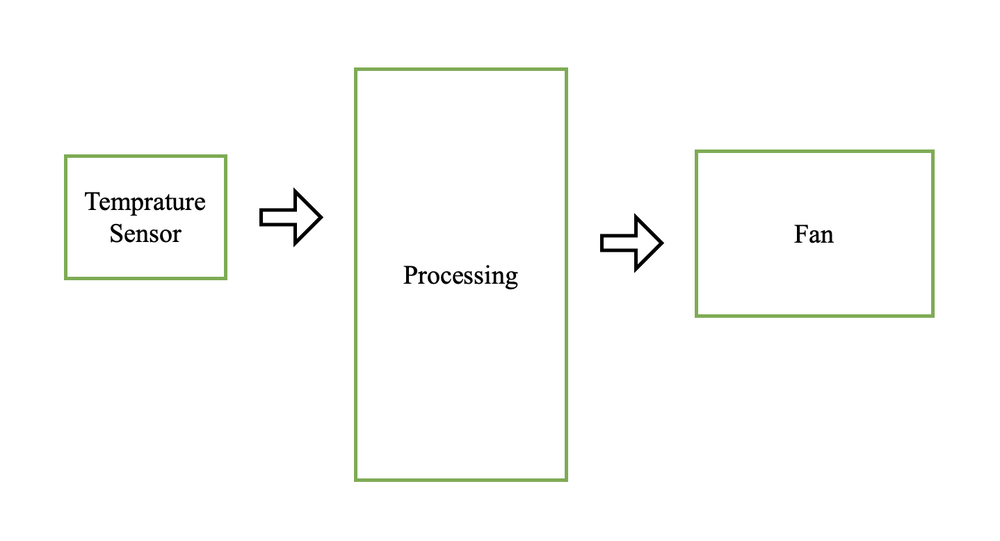
#> input picture image/test_diagram4.png, 1000 x 541 px, shrunk from 1438 x 778 before the run
$ python python_arrow_detect.py
#> lines starting #> are read from the running program, lines starting #| are printed output that depends on the picture; after the words box and inside, x2 and y2 are one past the last pixel; in counts of white or black regions, pixels touching at a corner belong together
import cv2
import numpy as np
import math
from sys import stdin
import requests, json
import os


def preprocess(img):
    img_gray = cv2.cvtColor(img, cv2.COLOR_BGR2GRAY)

    img_blur = cv2.GaussianBlur(img_gray, (5, 5), 1)
    # cv2.imshow("img_blur", img_blur)
    # cv2.waitKey(0)

    img_canny = cv2.Canny(img_blur, 50, 50)
    # cv2.imshow("img_canny", img_canny)
    # cv2.waitKey(0)

    kernel = np.ones((3, 3))
    img_dilate = cv2.dilate(img_canny, kernel, iterations=2)
    img_erode = cv2.erode(img_dilate, kernel, iterations=2)
    cv2.imshow("img_erode", img_erode)
    cv2.waitKey(0)

    return img_erode

# 중심점이 비슷한 사각형 합치기
def merge_contours_by_center_with_vertex_preference(contours, distance_threshold=10):
    merged_contours = []
    used = [False] * len(contours)

    for i, cnt1 in enumerate(contours):
        if used[i]:
            continue

        x1, y1, w1, h1 = cv2.boundingRect(cnt1)
        center1 = (x1 + w1 // 2, y1 + h1 // 2)

        # 기본적으로 현재 컨투어를 유지
        best_contour = cnt1
        best_vertices = len(cnt1)

        for j, cnt2 in enumerate(contours):
            if i == j or used[j]:
                continue

            x2, y2, w2, h2 = cv2.boundingRect(cnt2)
            center2 = (x2 + w2 // 2, y2 + h2 // 2)

            # 두 중심점 사이의 거리가 threshold보다 작으면 비교
            dist = np.linalg.norm(np.array(center1) - np.array(center2))
            if dist < distance_threshold:
                vertices_cnt2 = len(cnt2)

                # 꼭짓점이 더 많은 컨투어를 선택
                if vertices_cnt2 > best_vertices:
                    best_contour = cnt2
                    best_vertices = vertices_cnt2

                used[j] = True

        merged_contours.append(best_contour)
        used[i] = True

    return merged_contours

# 중심점 기반 사각형 병합 및 필터링
def filter_inner_contours(contours, min_area_threshold=100):
    filtered_contours = []

    for i, cnt1 in enumerate(contours):
        keep = True
        x1, y1, w1, h1 = cv2.boundingRect(cnt1)
        center1 = (x1 + w1//2, y1 + h1//2)

        for j, cnt2 in enumerate(contours):
            if i == j:
                continue
            x2, y2, w2, h2 = cv2.boundingRect(cnt2)

            # 작은 사각형이 큰 사각형 내부에 있는지 확인
            if x2 < center1[0] < x2 + w2 and y2 < center1[1] < y2 + h2:
                if cv2.contourArea(cnt1) < min_area_threshold:
                    keep = False
                break

        if keep:
            filtered_contours.append(cnt1)

    return filtered_contours

def filter_large_contours(contours, img_shape, max_area_ratio=0.9):
    filtered_contours = []
    img_area = img_shape[0] * img_shape[1]  # 이미지의 총 면적

    for cnt in contours:
        contour_area = cv2.contourArea(cnt)
        if contour_area < img_area * max_area_ratio:
            filtered_contours.append(cnt)

    return filtered_contours

def is_inside(x1, y1, w1, h1, x2, y2, w2, h2):
    # (x1, y1, w1, h1)가 (x2, y2, w2, h2) 내부에 있는지 확인
    return x2 < x1 < x2 + w2 and y2 < y1 < y2 + h2 and x2 < x1 + w1 < x2 + w2 and y2 < y1 + h1 < y2 + h2


def find_tip(points, convex_hull):
    length = len(points) #모든 꼭짓점 갯수(화살표의 경우 6 or 7)
    print("number of vertices = %d" % length)
    #print(points)
    indices = np.setdiff1d(range(length), convex_hull)
    #첫번째 배열 x로 부터 두번째 배열 y를 뺀 차집합을 반환
    #print(convex_hull)
    #print(indices)
    for i in range(2):
        j = indices[i] + 2
        #print("j : %d" % j)
        if j > length - 1:
            j = length - j
        if np.all(points[j] == points[indices[i - 1] - 2]):
            #print(j)
            return j


def find_endpoint(points, convex_hull, tip): #points는 화살표의 모든 꼭짓점 리스트
    length = len(points) #모든 꼭짓점 갯수
    #if length == 7:
    temp = tip+3
    if temp > length-1:
        return tuple(points[temp-length])
    return tuple(points[temp])


def cal_distance(arrow_point, rec_point):
    ax = arrow_point[0]
    ay = arrow_point[1]
    rx = rec_point[0]
    ry = rec_point[1]

    result = math.sqrt( math.pow(ax - rx, 2) + math.pow(ay - ry, 2))
    return result

# [11 lines left out: function arrow_startTo_rec, not called in this run]


#화살표의 시작점
#rec_center를 사용해야 마름모도 정확히 감지 가능
def detect_nearest_box_start(arrow_coordinate, arrow_vector, rec_list):
    temp_list = []
    abs_x = abs(arrow_vector[0])
    abs_y = abs(arrow_vector[1])
    #print("abs X : %d, abs Y : %d" % (abs_x, abs_y))
    if abs_x < abs_y:
        #수직방향
        if arrow_vector[1] > 0:
            #아래쪽 방향
            for rec1 in rec_list:
                if rec1[1] >= arrow_coordinate[1]:
                    #화살표의 y좌표값보다 사각형 센터의 y좌표값이 큰 경우만
                    temp_val = cal_distance(arrow_coordinate, rec1)
                    temp_list.append([temp_val, rec1[2]])
        else:
            #위쪽 방향
            for rec1 in rec_list:
                if rec1[1] <= arrow_coordinate[1]:
                    #화살표의 y좌표값보다 사각형 센터의 y좌표값이 작은 경우만
                    temp_val = cal_distance(arrow_coordinate, rec1)
                    temp_list.append([temp_val, rec1[2]])
    else:
        #수평방향
        if arrow_vector[0] > 0:
            # --> 방향
            for rec2 in rec_list:
                if rec2[0] >= arrow_coordinate[0]:
                    #화살표의 x좌표값보다 사각형 센터의 x좌표값이 큰 경우만
                    print(rec2[2])
                    temp_val = cal_distance(arrow_coordinate, rec2)
                    temp_list.append([temp_val, rec2[2]])
        else:
            # <-- 방향
            for rec2 in rec_list:
                if rec2[0] <= arrow_coordinate[0]:
                    #화살표의 x좌표값보다 사각형 센터의 x좌표값이 작은 경우만
                    print(rec2[2])
                    temp_val = cal_distance(arrow_coordinate, rec2)
                    temp_list.append([temp_val, rec2[2]])

    temp_list.sort()

    return temp_list[0][1] #가장 거리가 가까운 사각형의 인덱스

def detect_nearest_box_end(arrow_coordinate, arrow_vector, rec_list):
    temp_list = []
    abs_x = abs(arrow_vector[0])
    abs_y = abs(arrow_vector[1])
    print("abs X : %d, abs Y : %d" % (abs_x, abs_y))
    if abs_x < abs_y:
        #수직방향
        print("수직")
        if arrow_vector[1] > 0:
            #아래쪽 방향
            for rec1 in rec_list:
                if rec1[1] <= arrow_coordinate[1]:
                    #화살표의 y좌표값보다 사각형 센터의 y좌표값이 작은 경우만
                    temp_val = cal_distance(arrow_coordinate, rec1)
                    temp_list.append([temp_val, rec1[2]])
        else:
            #위쪽 방향
            for rec1 in rec_list:
                if rec1[1] >= arrow_coordinate[1]:
                    #화살표의 y좌표값보다 사각형 센터의 y좌표값이 큰 경우만
                    temp_val = cal_distance(arrow_coordinate, rec1)
                    temp_list.append([temp_val, rec1[2]])
    else:
        #수평방향
        print("수평")
        if arrow_vector[0] > 0:
            # --> 방향
            for rec2 in rec_list:
                if rec2[0] <= arrow_coordinate[0]:
                    #화살표의 x좌표값보다 사각형 센터의 x좌표값이 작은 경우만
                    print(rec2[2])
                    temp_val = cal_distance(arrow_coordinate, rec2)
                    temp_list.append([temp_val, rec2[2]])
        else:
            # <-- 방향
            for rec2 in rec_list:
                if rec2[0] >= arrow_coordinate[0]:
                    #화살표의 x좌표값보다 사각형 센터의 x좌표값이 큰 경우만
                    print(rec2[2])
                    temp_val = cal_distance(arrow_coordinate, rec2)
                    temp_list.append([temp_val, rec2[2]])

    print(arrow_coordinate)
    print(temp_list)
    temp_list.sort()
    print(temp_list[0][1])
    return temp_list[0][1] #가장 거리가 가까운 사각형의 인덱스


def draw_rec_by_idx(idx, rec_list, img):
    #idx는 rec의 인덱스
    cv2.rectangle(img, (rec_list[idx*4][0], rec_list[idx*4][1]), (
    rec_list[idx*4+3][0], rec_list[idx*4+3][1]), (255, 255, 0), 5)


# [6 lines left out: function download_image, not called in this run]


# URL로 이미지 파일 다운로드
# image_data = download_image("https://firebasestorage.googleapis.com/v0/b/diagramproject-f4e78.appspot.com/o/cropped_image__4654.png?alt=media&token=d388a758-4f2d-45a1-a889-ac8098a7ec3a")
# nparr = np.frombuffer(image_data, np.uint8)
# img = cv2.imdecode(nparr, cv2.IMREAD_COLOR)

# 로컬 폴더에서 이미지 파일을 읽어오기
img = cv2.imread("./image/test_diagram4.png")  # 이미지 파일 경로를 지정하세요.
#> img is the input picture: shape (541, 1000, 3); mean B, G, R 250.5, 251.9, 251.2
if img is None:
    raise Exception("이미지를 로드할 수 없습니다. 경로를 확인하세요.")


contours, hierarchy = cv2.findContours(preprocess(img), cv2.RETR_LIST, cv2.CHAIN_APPROX_NONE)
#> in preprocess, `img_gray = cv2.cvtColor(img, cv2.COLOR_BGR2GRAY)`:
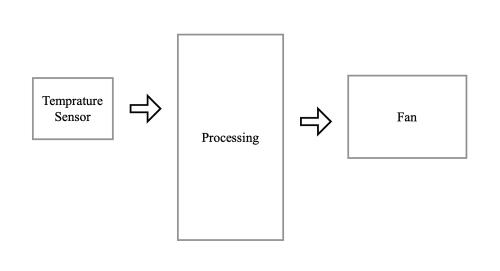
#> img_gray: shape (541, 1000) (shown at 1/2 size); min 0, max 255, mean 251.5
#> in preprocess, `img_canny = cv2.Canny(img_blur, 50, 50)`:
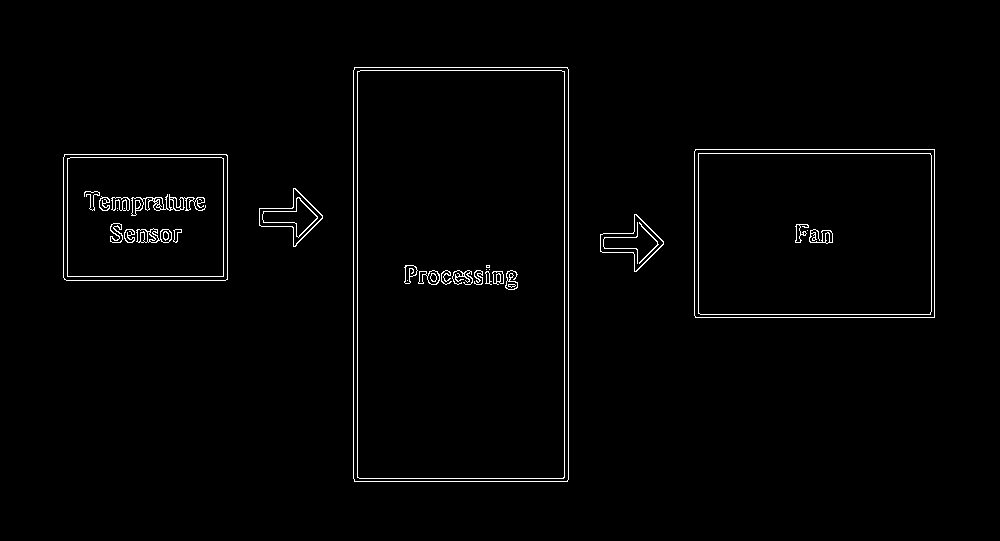
#> img_canny: shape (541, 1000); 1.5% white in thin lines or dots, all inside (x1, y1, x2, y2) = (63, 67, 935, 482)
#> in preprocess, `img_dilate = cv2.dilate(img_canny, kernel, iterations=2)`:
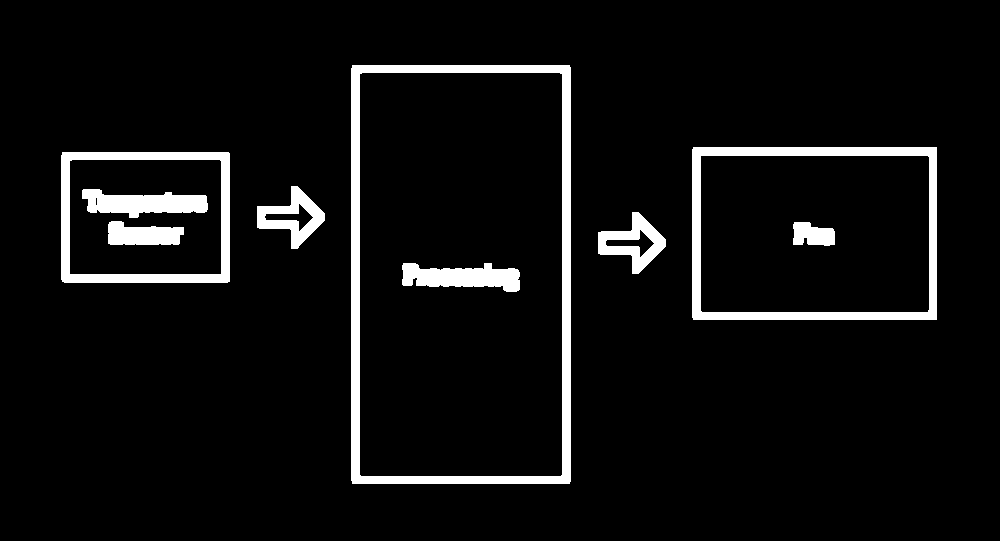
#> img_dilate: shape (541, 1000); 6.1% white; 9 white regions, largest, box (x1, y1, x2, y2) and area: (351, 65, 571, 484) 10770, (692, 147, 937, 320) 6817, (61, 152, 230, 283) 4917
#> in preprocess, `img_erode = cv2.erode(img_dilate, kernel, iterations=2)`:
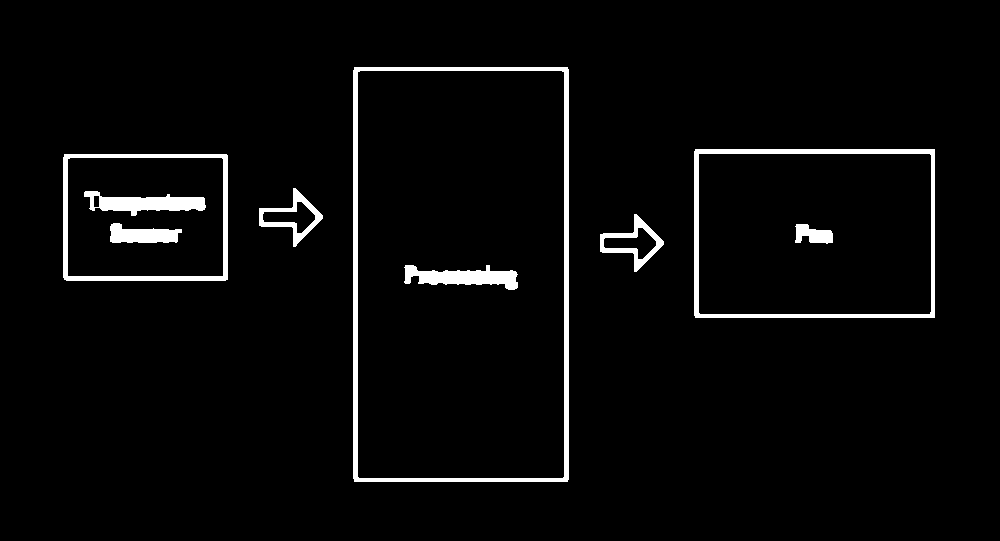
#> img_erode: shape (541, 1000); 3.4% white; 9 white regions
#> contours = 15 contours; largest, box (x1, y1, x2, y2) and area: (353, 67, 569, 482) 89002, (357, 70, 565, 479) 84446, (694, 149, 935, 318) 40317, (698, 153, 932, 315) 37506, (63, 154, 228, 281) 20656
#밑에껀 컨투어의 꼭짓점 좌표만

# 컨투어 병합 적용
contours = filter_inner_contours(contours, min_area_threshold=500)
#> the loop in filter_inner_contours, `for i, cnt1 in enumerate(contours):` made 15 passes
#> (x1, y1, w1, h1, center1) on passes 1 to 8: (404, 265, 114, 25, (461, 277)), (603, 227, 54, 33, (630, 243)), (795, 224, 38, 20, (814, 234)), (110, 223, 72, 20, (146, 233)), (600, 214, 64, 58, (632, 243)), (262, 201, 54, 33, (289, 217)), (93, 195, 7, 13, (96, 201)), (84, 191, 122, 25, (145, 203))
#> after the loop in filter_inner_contours, `for i, cnt1 in enumerate(contours):`: filtered_contours = 13 contours; largest, box (x1, y1, x2, y2) and area: (353, 67, 569, 482) 89002, (357, 70, 565, 479) 84446, (694, 149, 935, 318) 40317, (698, 153, 932, 315) 37506, (63, 154, 228, 281) 20656
#> contours has the same summary as filtered_contours in filter_inner_contours
# 중심점이 가까운 컨투어 병합
contours = merge_contours_by_center_with_vertex_preference(contours, distance_threshold=10)
#> in merge_contours_by_center_with_vertex_preference, `used = [False] * len(contours)`: used = [False, False, False, False, False, False, False, False, False, False, False, False, False]
#> the loop in merge_contours_by_center_with_vertex_preference, `for i, cnt1 in enumerate(contours):` made 13 passes
#> (x1, y1, w1, h1, center1) on passes 1, 2, 3, 5, 6, 8, 9: (404, 265, 114, 25, (461, 277)), (603, 227, 54, 33, (630, 243)), (110, 223, 72, 20, (146, 233)), (262, 201, 54, 33, (289, 217)), (84, 191, 122, 25, (145, 203)), (67, 157, 157, 120, (145, 217)), (698, 153, 234, 162, (815, 234))
#> after the loop in merge_contours_by_center_with_vertex_preference, `for i, cnt1 in enumerate(contours):`: merged_contours = 7 contours; box (x1, y1, x2, y2) and area: (353, 67, 569, 482) 89002, (694, 149, 935, 318) 40317, (63, 154, 228, 281) 20656, (600, 214, 664, 272) 1570, (259, 188, 323, 247) 1542, (84, 191, 206, 216) 1531, (110, 223, 182, 243) 910; used = [True, True, True, True, True, True, True, True, True, True, True, True, True]
#> contours has the same summary as merged_contours in merge_contours_by_center_with_vertex_preference
# 이미지 크기와 비슷한 크기의 사각형 컨투어 무시
contours = filter_large_contours(contours, img.shape, max_area_ratio=0.9)
#> the loop in filter_large_contours, `for cnt in contours:` made 7 passes
#> contour_area on passes 1 to 7: 89002, 1570, 909.5, 1541.5, 1531, 20655.5, 40317
#> after the loop in filter_large_contours, `for cnt in contours:`: filtered_contours has the same summary as merged_contours in merge_contours_by_center_with_vertex_preference

idx =0
arrow_count=0
rec_count=0
rec_list = []
rec_sort = []
arrow_list = []
arrow_vector = []
arrow_vector_original = []
rec_XYWH = []
rec_XYWH_ALL = []
rec_center = []
isDiagramVertical = False

img_size = img.shape
empty_win = np.zeros(img_size, np.uint8)

for cnt in contours:
    cv2.drawContours(img, [cnt],-1,  (255, 0, 0), 4)
    peri = cv2.arcLength(cnt, True)
    #외곽선 길이 반환
    approx = cv2.approxPolyDP(cnt, 0.015 * peri, True)
    #요철이 있는 부분은 무시하고 컨투어를 계산
    #근사치 정확도의 값이 낮을 수록, 근사를 더 적게해 원본 윤곽과 유사해짐
    #2번째 파라미터가 근사치 정확도
    #너무 작으면(0.015) 짧은 화살표가 탐지되지 않고, 너무 크면(0.025) 긴 화살표가 탐지되지 않는다.
    hull = cv2.convexHull(approx, returnPoints=False)
    sides = len(hull)

    for app in approx:
        cv2.circle(img, tuple(app[0]), 3, (0, 255, 255), -1)

    print("[%d] sides : %d len(approx) : %d" % (idx, sides, len(approx)))
    idx=idx+1


    if 6 > sides > 3 and sides + 2 == len(approx): #화살표의 경우
        points = approx[:,0,:]
        arrow_tip = find_tip(points, hull.squeeze())
        arrow_tip_tuple = tuple(points[arrow_tip])
        if arrow_tip != None:

            arrow_endpoint = find_endpoint(points, hull.squeeze(), arrow_tip)
            cv2.drawContours(img, [cnt], -1, (0, 255, 0), 3) #g
            cv2.circle(img, arrow_tip_tuple, 3, (0, 0, 255), cv2.FILLED) #r
            cv2.circle(empty_win, arrow_tip_tuple, 3, (0, 0, 255), cv2.FILLED) #r
            cv2.circle(img, arrow_endpoint, 3, (255, 0, 0), cv2.FILLED) #b
            cv2.circle(empty_win, arrow_endpoint, 3, (255, 255, 0), cv2.FILLED) #b

            arrow_list.append((arrow_tip_tuple, arrow_endpoint, arrow_count, False))
            #arrow 인덱스는 0부터 시작
            #마지막은 arrow flag

            arrow_vector_x = arrow_tip_tuple[0] - arrow_endpoint[0]
            arrow_vector_y = arrow_tip_tuple[1] - arrow_endpoint[1]
            arrow_vector_original.append([arrow_vector_x, arrow_vector_y])

            temp_vector = np.array([arrow_vector_x, arrow_vector_y])
            temp_unit_vector = temp_vector / np.linalg.norm(temp_vector)
            arrow_vector.append([temp_unit_vector[0], temp_unit_vector[1]])

            arrow_count=arrow_count+1
            print("arrow_tip index : %d" % arrow_tip)
    elif sides == 4:   #사각형의 경우
        x, y, w, h = cv2.boundingRect(cnt)

        # 내부 사각형 필터링 로직 추가
        is_inside_another = False
        for (existing_x, existing_y, existing_w, existing_h, _) in rec_XYWH:
            if is_inside(x, y, w, h, existing_x, existing_y, existing_w, existing_h):
                is_inside_another = True
                break
        if not is_inside_another:
            rec_list.append([x, y, rec_count]) #사각형의 인덱스는 0부터 시작
            rec_list.append([x, y+h, rec_count])
            rec_list.append([x+w, y, rec_count])
            rec_list.append([x+w, y+h, rec_count])

            rec_sort.append((x, y, rec_count))

            rec_center.append([(2*x+w)/2, (2*y+h)/2, rec_count])

            rec_XYWH.append([x, y, w, h, rec_count])
            rec_count=rec_count+1
            print("[사각형] [%d] (x, y, w, h) : (%d, %d, %d, %d)" % (rec_count-1, x, y , w, h))

            pink_color = (255, 0, 255)  # 핑크색 (B, G, R)
            radius = 3  # 점의 반지름
            thickness = -1  # 채운 원

            # 각 좌표에 점 찍기
            cv2.circle(img, (x, y), radius, pink_color, thickness)
            cv2.circle(img, (x, y+h), radius, pink_color, thickness)
            cv2.circle(img, (x+w, y), radius, pink_color, thickness)
            cv2.circle(img, (x+w, y+h), radius, pink_color, thickness)
#> this loop made 7 passes
#> (peri, hull, sides, indices in find_tip, arrow_tip, arrow_tip_tuple, temp in find_endpoint) on passes 2, 4: (204.9, [6, 5, 3, 2, 0], 5, [1, 4], 6, (663, 241), 9), (207.4, [6, 5, 3, 2, 0], 5, [1, 4], 6, (322, 215), 9)
#> (printed output is left out)
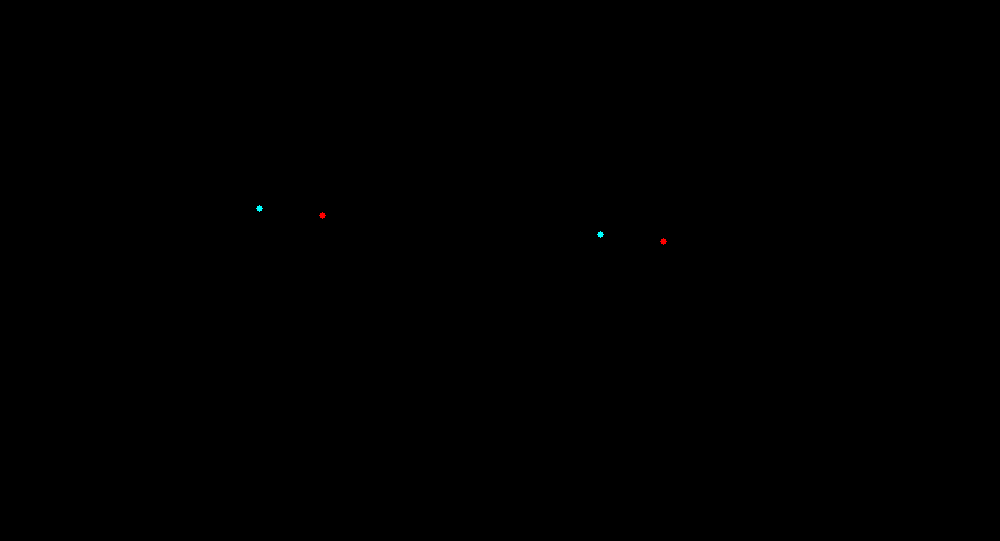
#> empty_win: shape (541, 1000, 3); mean B, G, R 0, 0, 0
#> img: shape (541, 1000, 3); 3.24% of pixels changed, all inside (x1, y1, x2, y2) = (60, 64, 939, 486)
#> after the loop, arrow_count = 2; arrow_list = [((663, 241), (600, 234), 0, False), ((322, 215), (259, 208), 1, False)]; arrow_vector = [[0.994, 0.11], [0.994, 0.11]]; arrow_vector_original = [[63, 7], [63, 7]]; idx = 7; rec_XYWH = [[353, 67, 216, 415, 0], [63, 154, 165, 127, 1], [694, 149, 241, 169, 2]]; rec_center = [[461, 274.5, 0], [145.5, 217.5, 1], [814.5, 233.5, 2]]; rec_count = 3; rec_list = [[353, 67, 0], [353, 482, 0], [569, 67, 0], [569, 482, 0], [63, 154, 1], [63, 281, 1], [228, 154, 1], [228, 281, 1], [694, 149, 2], [694, 318, 2], [935, 149, 2], [935, 318, 2]]; rec_sort = [(353, 67, 0), (63, 154, 1), (694, 149, 2)]
#> (the rest of the program and of its run is left out)
